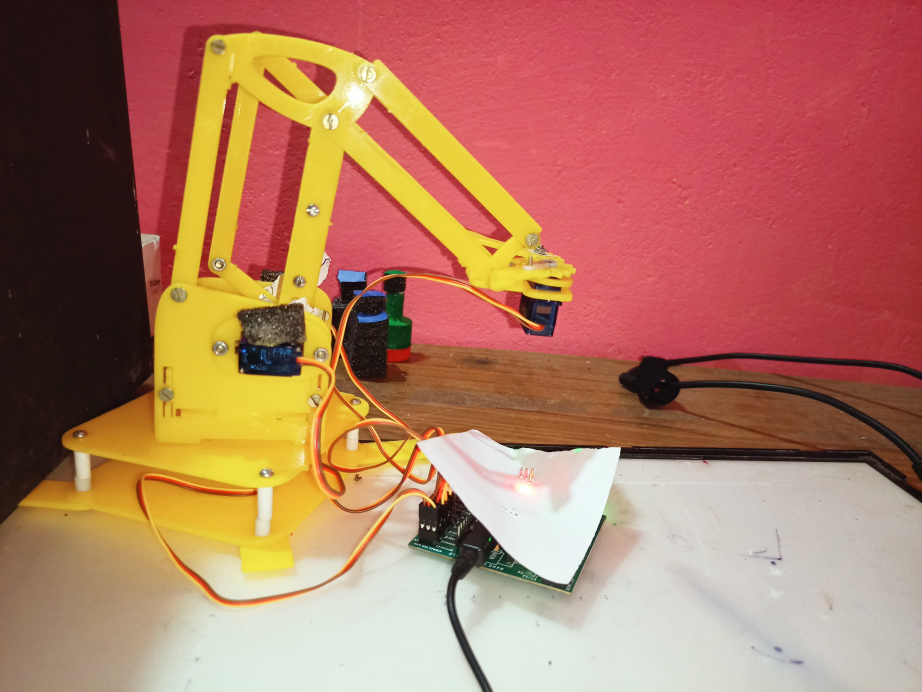
#> input picture Images and videos/IMG20211201032549.jpg, 4608 x 3456 px, given in place of video, which was not available (shown at 1/5 size)
$ python python1.py
#> lines starting #> are read from the running program, lines starting #| are printed output that depends on the picture; after the words box and inside, x2 and y2 are one past the last pixel; in counts of white or black regions, pixels touching at a corner belong together; long printed decimals are rounded; pictures that were not available may be replaced by others from this repository, and a replacement may not be noted
#> further down, frame is the input picture: shape (3456, 4608, 3); mean B, G, R 97.3, 120.8, 176.4
import requests
import cv2
import numpy as np
import serial
import time
import struct
import math

serialcomm = serial.Serial('COM4', 9600)
serialcomm.timeout = 1

hold =0
def empty(x):
    pass

# [8 lines of commented-out code are left out]


cap = cv2.VideoCapture("http://192.168.1.3:8080//video")
#cap=cv2.VideoCapture(0)

def coordinates(frame):
    # print(frame)
    img=cv2.resize(frame, None, fx=1 , fy=1)

    img=cv2.resize(img,(512,512))
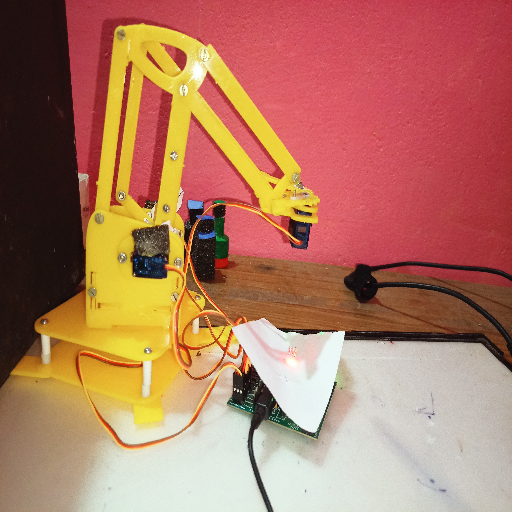
#> img: shape (512, 512, 3); mean B, G, R 97.3, 120.8, 176.4
    img = img[0:250, :]
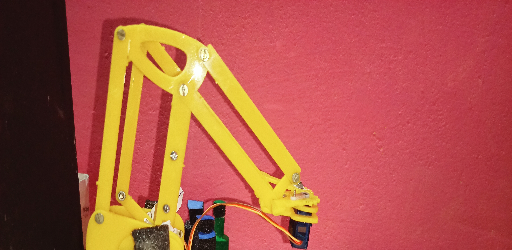
#> img: shape (250, 512, 3); mean B, G, R 70.2, 85.7, 174.6
    img=cv2.resize(img,(512,512))
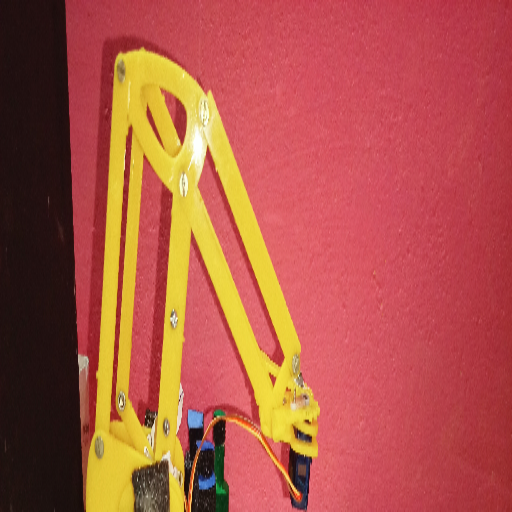
#> img: shape (512, 512, 3); mean B, G, R 70.1, 85.6, 174.5
    HSV_img=cv2.cvtColor(img, cv2.COLOR_BGR2HSV)
#> HSV_img: shape (512, 512, 3); mean H, S, V 120.2, 159, 174.8


    # [9 lines of commented-out code are left out]
    lower=np.array([60, 100, 50])
    upper=np.array([70, 255, 255])

    mask=cv2.inRange(HSV_img, lower, upper)
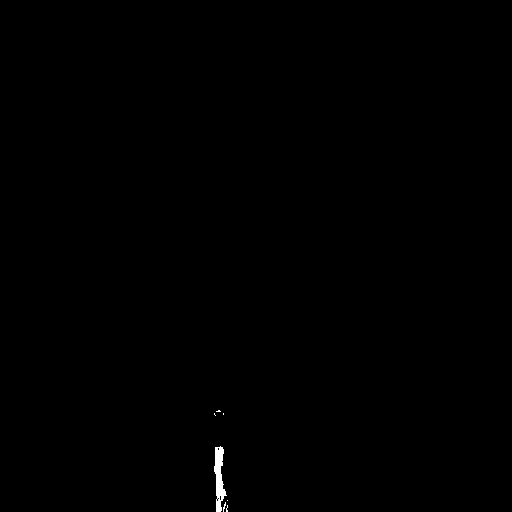
#> mask: shape (512, 512); 0.19% white; 7 white regions (6 under 20 px), largest, box (x1, y1, x2, y2) and area: (214, 446, 227, 512) 464

    result=cv2.bitwise_and(img, img, mask=mask)

    result=cv2.GaussianBlur(result, (5, 5), -0)     #Light filter

    img_gray=cv2.cvtColor(result, cv2.COLOR_BGR2GRAY)
    __, thresh= cv2.threshold(img_gray, 50, 255, cv2.THRESH_BINARY)
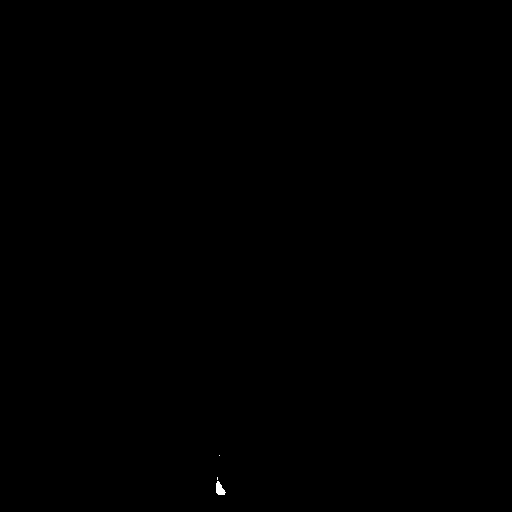
#> thresh: shape (512, 512); 0.04% white; 3 white regions (2 under 20 px)
    contours, hiererachy= cv2.findContours(thresh, cv2.RETR_TREE, cv2.CHAIN_APPROX_SIMPLE)
#> contours = 3 contours, 2 with area under 20; largest, box (x1, y1, x2, y2) and area: (216, 481, 226, 495) 72

    print(len(contours))
#| 3
    A=0

    for contour in contours:
        area=cv2.contourArea(contour)
        if A<area:
            # CONT=countour
            A=area
        print(area)
#> this loop made 3 passes
#> (area, A) on pass 1: (72.5, 72.5)
#| 72.5
#| 0.0
#| 0.0
#> after the loop, A = 72.5


    Cx=0
    Cy=0
    for contour in contours:
        area=cv2.contourArea(contour)
        if A==area:
            cv2.drawContours(result, contour, -1, (0, 0, 255), 2)
            M=cv2.moments(contour)
            if M["m00"] != 0:
                Cx=int(M["m10"]/M["m00"])
                Cy=512-int(M["m01"]/M["m00"])
                break
#> this loop made 1 pass
#> (area, Cx, Cy) on pass 1: (72.5, 219, 24)
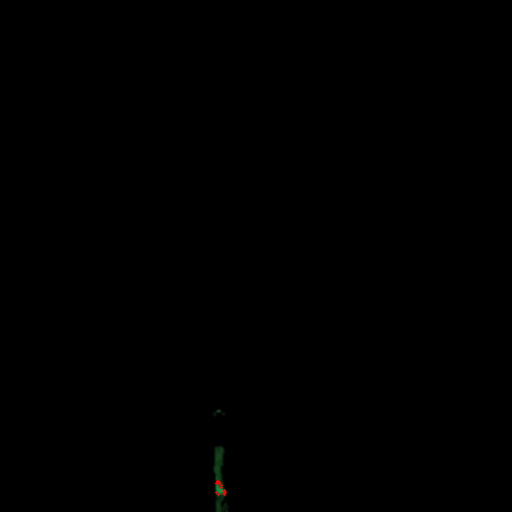
#> result: shape (512, 512, 3); mean B, G, R 0.1, 0.1, 0.1

    Cx = (Cx/img.shape[1])*23 - 4
#> Cx = 5.84
    Cy = (Cy/img.shape[0])*18
#> Cy = 0.844

    gx = 2.5*Cx/math.sqrt(Cx*Cx + Cy*Cy)
#> gx = 2.47
    gy = 2.5*Cy/math.sqrt(Cx*Cx + Cy*Cy)
#> gy = 0.358

    Cx = Cx - gx
#> Cx = 3.36
    Cy = Cy - gy
#> Cy = 0.486

    sCx = str(Cx)
#> sCx = '3.363599674071619'
    sCy = str(Cy)
#> sCy = '0.4861408695881363'
    print("X: ", Cx)
#| X:  3.364
    print("Y: ", Cy)
#| Y:  0.4861
    points = sCx + "," + sCy
#> points = '3.363599674071619,0.4861408695881363'
    # cv2.imshow("Gray Image", img_gray)
    cv2.imshow("Original Image", img)
    cv2.imshow("Result", result)
    # [4 lines of commented-out code are left out]
    cv2.waitKey(1)
    return points
#cap.release()
#cv2.destroyAllWindows()

while True:
    ret, frame = cap.read()
    obj_points = coordinates(frame)
#> obj_points = '3.363599674071619,0.4861408695881363'
    if hold%100 ==0:
        print(obj_points)
#| 3.364,0.4861
        serialcomm.write(obj_points.encode())
    hold = hold +1
    #print("next",hold)

serialcomm.close()

$ run again, on Images and videos/top_view.jpg
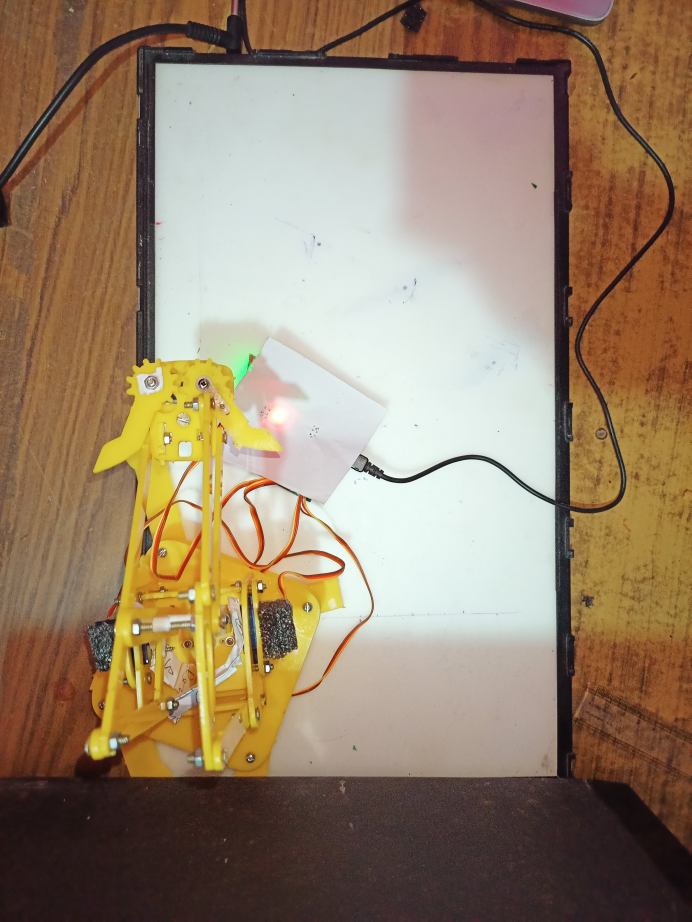
#> input picture Images and videos/top_view.jpg, 3456 x 4608 px, given in place of video, which was not available (shown at 1/5 size)
#> frame is the input picture: shape (4608, 3456, 3); mean B, G, R 106.7, 130.3, 151
#> in coordinates, `img = img[0:250, :]`:
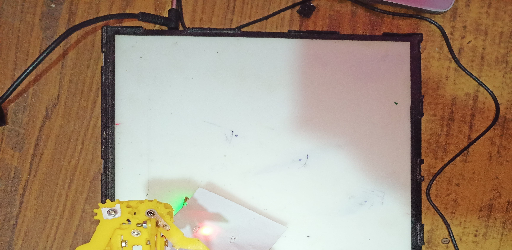
#> img: shape (250, 512, 3); mean B, G, R 124.5, 145.8, 166.6
#> in coordinates, `img=cv2.resize(img,(512,512))`:
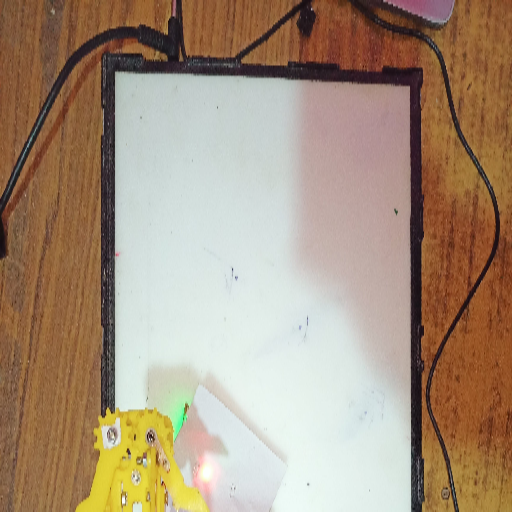
#> img: shape (512, 512, 3); mean B, G, R 124.4, 145.7, 166.5
#> HSV_img: shape (512, 512, 3); mean H, S, V 47.5, 85.2, 170.3
#> mask: shape (512, 512); 0.04% white in thin lines or dots, all inside (x1, y1, x2, y2) = (174, 407, 187, 439)
#> thresh: shape (512, 512); 0.06% white; 1 white region
#> contours = 1 contour; box (x1, y1, x2, y2) and area: (173, 407, 187, 439) 127
#| 1
#> the loop in coordinates, `for contour in contours:` made 1 pass
#> (area, A) on pass 1: (127, 127)
#> (printed output is left out)
#> after the loop in coordinates, `for contour in contours:`: A = 127
#> the loop in coordinates, `for contour in contours:` made 1 pass
#> (area, Cx, Cy) on pass 1: (127, 178, 92)
#> in coordinates, `Cx = (Cx/img.shape[1])*23 - 4`: Cx = 4
#> in coordinates, `Cy = (Cy/img.shape[0])*18`: Cy = 3.23
#> gx = 1.94
#> gy = 1.57
#> in coordinates, `Cx = Cx - gx`: Cx = 2.05
#> in coordinates, `Cy = Cy - gy`: Cy = 1.66
#> sCx = '2.0528488715018534'
#> sCy = '1.6615433681363974'
#| X:  2.053
#| Y:  1.662
#> points = '2.0528488715018534,1.6615433681363974'
#| 2.053,1.662
